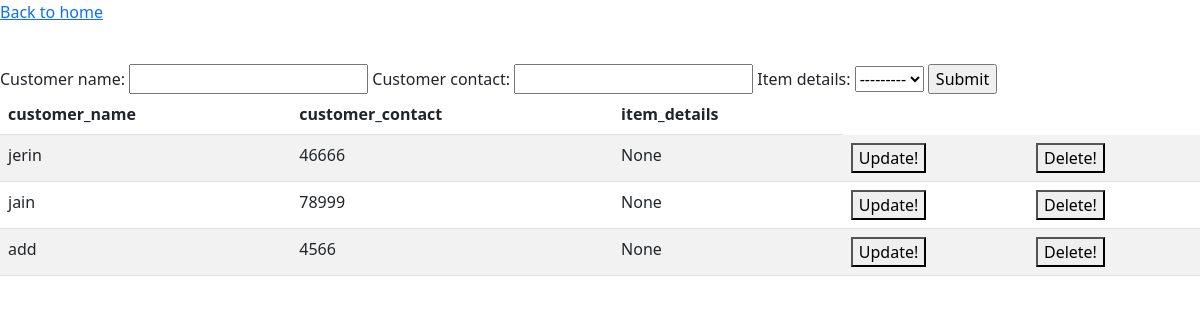
Page /class-customer-view/ on the earlier database version.
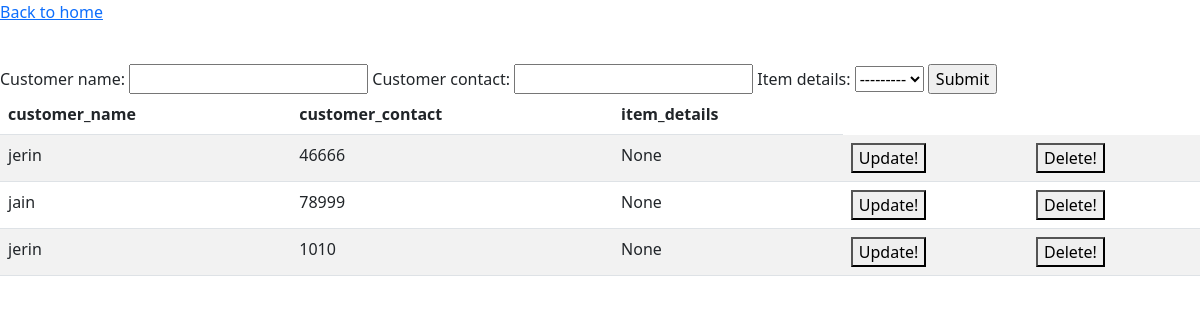
Same page on the later database version.
### master/models.py (models this page shows, shortened)
class Customer(models.Model):
    customer_name = models.CharField(max_length=100)
    customer_contact = models.CharField(max_length=10)
    item_details = models.ForeignKey(Item,on_delete=models.CASCADE,null=True,blank=True)

### master/views.py (the view)
# urls.py: path('class-customer-view/',Classcustomerview.as_view(),name='class-customer-view'),
class Classcustomerview(Generalview):
    form_class = Customerform
    template_name = 'master/customer_form.html'
    model = Customer
    fields = ['id', 'customer_name','customer_contact','item_details__item_name']
    template_edit = 'master/update_customer.html'

### master/models.py (called while the page is built)
    def __str__(self):
        return self.item_name

### master/views.py (called while the page is built)
    def get (self , request ,*args, **kwargs):
        form = self.form_class
        object_list = list(self.model.objects.all().values(*self.fields))
        page = {
            'form':form,
            'object_list':object_list
        }
        return render(request,self.template_name,page)

### master/templates/master/customer_form.html (shortened to what this page needs)
{% extends 'master/base.html' %}
{% block content %}
<p><a href="{% url 'home' %}">Back to home</a></p>
<form action="/class-customer-view/" method="POST">
    <br>
    {{ form }}
    <input type="submit">
</form>
<table class="table table-striped">
    <thead>
        <tr>
            <th scope="col">customer_name</th>
            <th scope="col">customer_contact</th>
            <th scope="col">item_details</th>
        </tr>
    </thead>
    <tbody>
        {% for object in object_list %}
        <tr>
            <td>{{ object.customer_name }}</td>
            <td>{{ object.customer_contact }}</td>
            <td>{{ object.item_details__item_name }}</td>
            <form action="{% url 'class-customer-update' object.id %}" method="POST">
            <td><button type="submit" name='method' value='edit' onclick="alert('Do you want to update!')">Update!</button></td>
            </form>
            <form action="{% url 'class-customer-delete' object.id %}" method="POST">
            <td><button type="submit" name='method' value='delete' onclick="alert('Do you want to delete!')">Delete!</button></td>
            </form>
        </tr>
        {% endfor %}
    </tbody>
{% endblock %}

Differences in the rows shown:
removed Customer: customer_name "add", customer_contact "4566", item_details__item_name "None"
added Customer: customer_name "jerin", customer_contact "1010", item_details__item_name "None"
